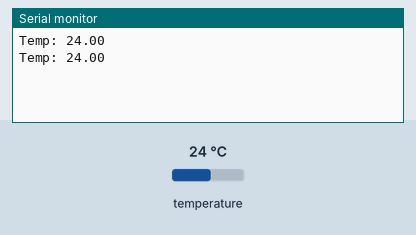
Bench run of a sketch on a simulated ESP8266 (NodeMCU). Parts: the last lines printed to the serial monitor. The test bench sets the inputs (shaded band); at power-on: temperature 24 °C.

Above: at 3.8 s.
3.9 s: temperature set to 12 °C
At 5.0 s:
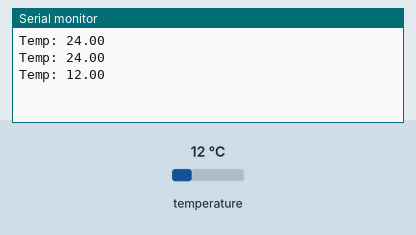
6.1 s: temperature set to 19 °C
At 7.0 s:
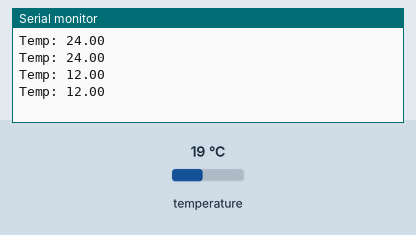
Timing chart, 0 to 9.1 s (numbered marks = the images above; inputs shaded):
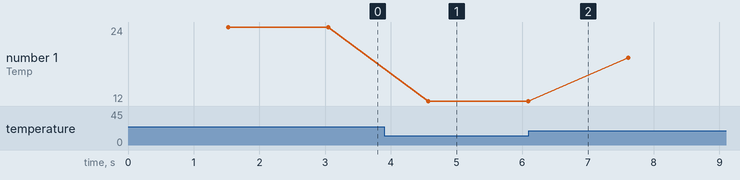

Measured:
- after the input at 3.9 s, the serial monitor: prints a new line after 0.67 s (image 1)
- plotted number 1: 24 → 12 after the input at 3.9 s, 12 → 19 after the input at 6.1 s

The sketch:

asynctempsensor.ino
```cpp
#define DEBUG_MSG(...) Serial.println(__VA_ARGS__)
#define DEBUG_MSG_(...) Serial.print(__VA_ARGS__)


#include <OneWire.h>
#include "TempSensor.h"


TempSensor temp(D1);

void setup() {
  Serial.begin(115200);
}

void loop() {
  if(temp.search()) {
    int tempRead = temp.read(millis());
    if (tempRead != TEMP_SENSOR_CONTINUE) {
      if(tempRead == TEMP_SENSOR_OK) {
        Serial.print("Temp: ");
        Serial.println(temp.value);
      } else {
        Serial.println("fail to read");
      }
    } // else we need to wait
  } else {
    Serial.println("not found");
  }

}
```

TempSensor.h
```cpp
#define TEMP_SENSOR_CONTINUE -1
#define TEMP_SENSOR_FAILURE 0
#define TEMP_SENSOR_OK 1

class TempSensor {

  private:
    OneWire ds;
    int pin;
    byte addr[8];
    byte type_s;
    unsigned long awaitUntil = 0;

  public:
    float value;
#ifdef DEBUG_ESP_PORT
    bool mock = false;
#endif

    TempSensor(int pin) : ds(OneWire(pin)), pin(pin) {}

    int search() {

      byte i;

      ds.reset_search();
      if (!ds.search(this->addr)) {
        DEBUG_MSG_("Can't find temp sensor ");
        DEBUG_MSG(pin);
        return false;
      }

      /*
      DEBUG_MSG_("Found temp sensor at addr =");
      for( i = 0; i < 8; i++) {
        DEBUG_MSG_(' ');
        DEBUG_MSG_(this->addr[i], HEX);
      }
      DEBUG_MSG("");
      */

      if (OneWire::crc8(this->addr, 7) != this->addr[7]) {
          DEBUG_MSG("CRC is not valid!");
          return false;
      }

      // the first ROM byte indicates which chip
      switch (addr[0]) {
        case 0x10:
          type_s = 1;
          //DEBUG_MSG("Chip = DS18S20");
          break;
        case 0x28:
          type_s = 0;
          //DEBUG_MSG("Chip = DS18B20");
          break;
        case 0x22:
          type_s = 0;
          //DEBUG_MSG("Chip = DS1822");
          break;
        default:
          DEBUG_MSG("Device is not a DS18x20 family device.");
          return false;
      }

      return true;

    }

    int read(unsigned long now) {
      byte i;
      byte present = 0;
      byte data[12];

      if (this->awaitUntil == 0) {

#ifdef DEBUG_ESP_PORT
        if (this->mock) {
          this->awaitUntil = now + 1500;
          return TEMP_SENSOR_CONTINUE;
        }
#endif

        if(!this->search()) {
          return TEMP_SENSOR_FAILURE;
        }

        ds.reset();
        ds.select(this->addr);
        ds.write(0x44, 1);        // start conversion, with parasite power on at the end

        this->awaitUntil = now + 1500;

        return TEMP_SENSOR_CONTINUE;

      } else if(this->awaitUntil > now)  {

        return TEMP_SENSOR_CONTINUE;

      }

      this->awaitUntil = 0;

      present = ds.reset();
      ds.select(addr);
      ds.write(0xBE);         // Read Scratchpad

      /*
      DEBUG_MSG_("  Data = ");
      DEBUG_MSG_(present, HEX);
      DEBUG_MSG_(" ");
      */
      for ( i = 0; i < 9; i++) {           // we need 9 bytes
        data[i] = ds.read();
        //DEBUG_MSG_(data[i], HEX);
        //DEBUG_MSG_(" ");
      }

      // Convert the data to actual temperature
      // because the result is a 16 bit signed integer, it should
      // be stored to an "int16_t" type, which is always 16 bits
      // even when compiled on a 32 bit processor.
      int16_t raw = (data[1] << 8) | data[0];
      if (this->type_s) {
        raw = raw << 3; // 9 bit resolution default
        if (data[7] == 0x10) {
          // "count remain" gives full 12 bit resolution
          raw = (raw & 0xFFF0) + 12 - data[6];
        }
      } else {
        byte cfg = (data[4] & 0x60);
        // at lower res, the low bits are undefined, so let's zero them
        if (cfg == 0x00) raw = raw & ~7;  // 9 bit resolution, 93.75 ms
        else if (cfg == 0x20) raw = raw & ~3; // 10 bit res, 187.5 ms
        else if (cfg == 0x40) raw = raw & ~1; // 11 bit res, 375 ms
        //// default is 12 bit resolution, 750 ms conversion time
      }
      float convertedValue = (float)raw / 16.0;
      if (convertedValue == 85.0) {
        return TEMP_SENSOR_FAILURE;
      }
      value = convertedValue;
      //DEBUG_MSG_("Temperature ");
      //DEBUG_MSG_(value);
      //DEBUG_MSG("");
      return TEMP_SENSOR_OK;
    }

};
```
